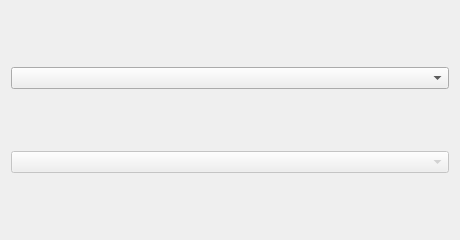
<?xml version="1.0" encoding="UTF-8"?>
<ui version="4.0"><class>Dialog</class><widget class="QDialog" name="Dialog"><property name="geometry"><rect><x>0</x><y>0</y><width>460</width><height>240</height></rect></property><property name="windowTitle"><string>#069 states/154_disabled_combo</string></property><layout class="QVBoxLayout" name="verticalLayout"><property name="leftMargin"><number>11</number></property><property name="topMargin"><number>11</number></property><property name="rightMargin"><number>11</number></property><property name="bottomMargin"><number>11</number></property><property name="spacing"><number>6</number></property><item><widget class="QComboBox" name="c1"></widget></item><item><widget class="QComboBox" name="c2"><property name="enabled"><bool>false</bool></property></widget></item></layout></widget></ui>
